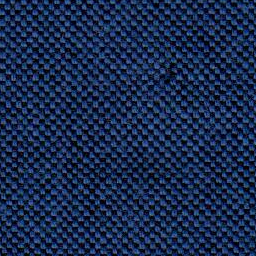
#> input picture data/raw/TFD Textile Dataset/001/001-003.png, 256 x 256 px; its folder holds only this picture in this run
$ jupyter execute --allow-errors 05_model_deployment.ipynb
#> lines starting #> are read from the running program, lines starting #| are printed output that depends on the picture
[cell 1]
import os
import cv2
import numpy as np
import pandas as pd
import matplotlib.pyplot as plt
import seaborn as sns
import joblib
from skimage.feature import graycomatrix, graycoprops
from skimage import io, color, filters
from tqdm import tqdm

[cell 2]
model_path = "../models/Random_Forest_best.pkl"
dataset_path = "../data/raw/TFD Textile Dataset"   # adjust if different
report_path = "../reports/inference_results.csv"

print("📂 Loading trained model...")
#> (the rest of this cell did not finish here and is left out)

[cell 3]
def extract_features(img_path):
    img = io.imread(img_path)
    img = cv2.resize(img, (256, 256))

    # Convert to RGB if grayscale
    if len(img.shape) == 2:
        img = cv2.cvtColor(img, cv2.COLOR_GRAY2RGB)

    R, G, B = img[:,:,0], img[:,:,1], img[:,:,2]

    mean_R, mean_G, mean_B = np.mean(R), np.mean(G), np.mean(B)
    std_R, std_G, std_B = np.std(R), np.std(G), np.std(B)

    gray = color.rgb2gray(img)
    contrast = graycoprops(graycomatrix((gray*255).astype('uint8'), [1], [0]), 'contrast')[0, 0]
    smoothness = 1 - 1 / (1 + std_R + std_G + std_B)
    entropy = -np.sum(gray * np.log2(gray + 1e-9))
    edge_density = np.mean(filters.sobel(gray))

    return [mean_R, mean_G, mean_B, std_R, std_G, std_B, contrast, smoothness, entropy, edge_density]

[cell 4]
image_paths = []
for root, dirs, files in os.walk(dataset_path):
    for file in files:
        if file.endswith((".jpg", ".png", ".jpeg")):
            image_paths.append(os.path.join(root, file))

image_paths = image_paths[:12]  # limit for display
print(f"🧵 Found {len(image_paths)} sample images for prediction.")

results = []
#> (the rest of this cell did not finish here and is left out)

#> in extract_features, img is the input picture: shape (256, 256, 3); mean R, G, B 24.5, 42.3, 78.6
#> in extract_features, `R, G, B = img[:,:,0], img[:,:,1], img[:,:,2]`:
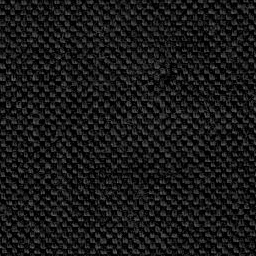
#> R: shape (256, 256); min 1, max 110, mean 24.5
#> in extract_features, `R, G, B = img[:,:,0], img[:,:,1], img[:,:,2]`:
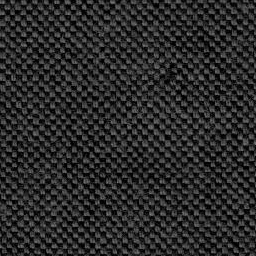
#> G: shape (256, 256); min 1, max 131, mean 42.3
#> in extract_features, `R, G, B = img[:,:,0], img[:,:,1], img[:,:,2]`:
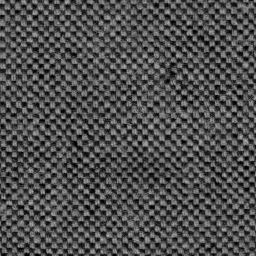
#> B: shape (256, 256); min 1, max 179, mean 78.6
#> in extract_features, `mean_R, mean_G, mean_B = np.mean(R), np.mean(G), np.mean(B)`: mean_R = 24.5; mean_G = 42.35; mean_B = 78.58
#> in extract_features, `std_R, std_G, std_B = np.std(R), np.std(G), np.std(B)`: std_R = 21.85; std_G = 28.46; std_B = 38.22
#> in extract_features, `contrast = graycoprops(graycomatrix((gray*255).astype('uint8'), [1], [..`: contrast = 499.5
#> in extract_features, `smoothness = 1 - 1 / (1 + std_R + std_G + std_B)`: smoothness = 0.989
#> in extract_features, `entropy = -np.sum(gray * np.log2(gray + 1e-9))`: entropy = 24158.3
#> in extract_features, `edge_density = np.mean(filters.sobel(gray))`: edge_density = 0.0978
#> `feats = extract_features(img_path)`: feats = [24.5, 42.35, 78.58, 21.85, 28.46, 38.22, 499.5, 0.989, 24158.3, 0.0978]
    pred = model.predict([feats])[0]
    prob = model.predict_proba([feats]).max()
    results.append({"file": os.path.basename(img_path), "predicted_defect": pred, "confidence": prob})

df_preds = pd.DataFrame(results)
df_preds.to_csv(report_path, index=False)
print(f"\n✅ Predictions saved to: {report_path}")
